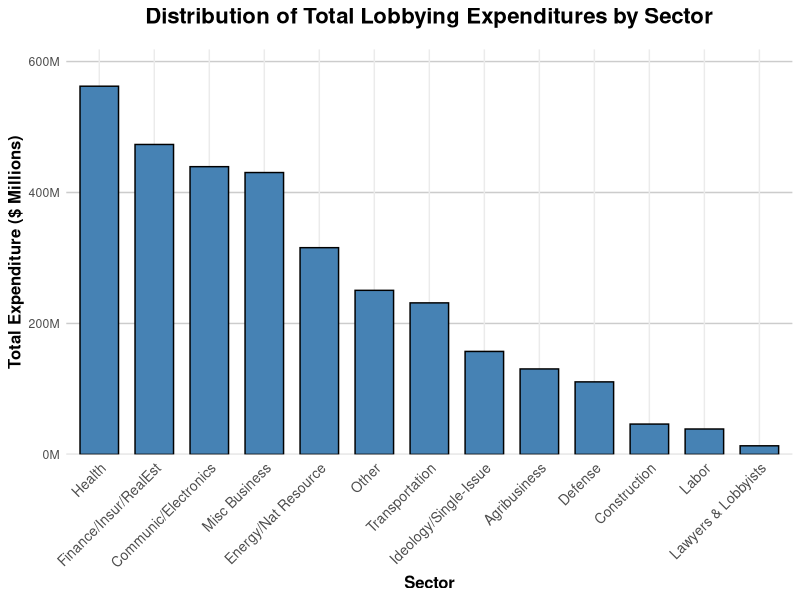

Recreate this plot in R.
## ---- chunk 1
library(dplyr)
library(ggplot2)
library(knitr)
## ---- chunk 2
getwd()
## ---- chunk 3
top_spenders <- read.csv("Top Spenders.csv")
ranked_sectors <- read.csv("Ranked Sectors.csv")
top_issues <- read.csv("Top Issues.csv")
## ---- chunk 4
head(top_spenders)
head(ranked_sectors)
head(top_issues)
## ---- chunk 5
colnames(top_spenders)
## ---- chunk 6
colnames(ranked_sectors)
colnames(top_spenders)
## ---- chunk 7
ranked_sectors$Total <- as.numeric(gsub("[$,]", "", ranked_sectors$Total))
## ---- chunk 8
ggplot(data = ranked_sectors, aes(x = reorder(Sector, -Total), y = Total)) +
  geom_bar(stat = "identity", fill = "steelblue", color = "black", width = 0.7) +
  scale_y_continuous(labels = scales::label_number(scale = 1e-6, suffix = "M"),  
                     expand = expansion(mult = c(0, 0.1))) +  
  labs(
    title = "Distribution of Total Lobbying Expenditures by Sector",
    x = "Sector",
    y = "Total Expenditure ($ Millions)"
  ) +
  theme_minimal() +
  theme(
    axis.text.x = element_text(angle = 45, hjust = 1, size = 10),
    axis.title.x = element_text(size = 12, face = "bold"),
    axis.title.y = element_text(size = 12, face = "bold"),
    plot.title = element_text(hjust = 0.5, size = 16, face = "bold", margin = margin(b = 15)),
    panel.grid.major.y = element_line(color = "grey80"), 
    panel.grid.minor.y = element_blank() 
  )
## ---- chunk 9

ranked_sectors$Total_Millions <- ranked_sectors$Total / 1e6

ranked_sectors[order(-ranked_sectors$Total_Millions), c("Sector", "Total_Millions")]

## ---- chunk 10
library(knitr)

final_table <- data.frame(
  Sector = c(
    "Communic/Electronics",
    "Energy/Nat Resource",
    "Finance/Insur/RealEst",
    "Health",
    "Misc Business"),
  Top_Spender = c(
    "NCTA - The Internet & Television Assn",
    "American Petroleum Institute",
    "National Assn of Realtors",
    "Pharmaceutical Research & Manufacturers",
    "U.S. Chamber of Commerce"),
  Total_Sector_Expenditure_M = c(439.46, 315.73, 473.32, 562.33, 430.49),
  Top_Spender_Contribution = c(5.46, 6.61, 11.28, 11.29, 4.95))

kable(final_table, format = "html", col.names = c(
  "Sector", "Top Spender", "Total Sector Expenditure ($M)", "Top Spender Contribution (%)"
), align = "c")

